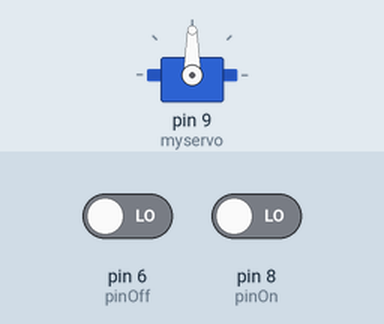
Simulated run of this sketch. Board: Arduino Uno, built with avr-gcc and run on an emulated ATmega328P. On the bench: servo. The inputs (shaded band) are chosen by the test bench; at power-on: pin 8 (pinOn) LOW, pin 6 (pinOff) LOW. What the sketch prints to the serial monitor is not drawn.

Above: at 1.2 s.
1.3 s: pin 8 (pinOn) driven HIGH
At 2.5 s:
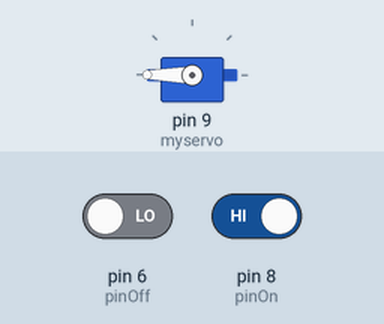
2.8 s: pin 6 (pinOff) driven HIGH
At 4.8 s:
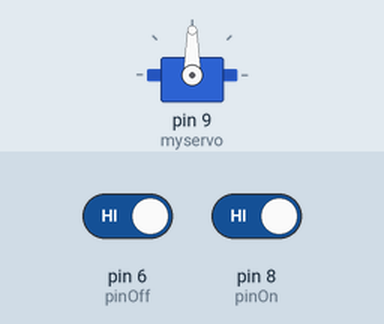
5.8 s: pin 8 (pinOn) driven LOW
At 6.7 s:
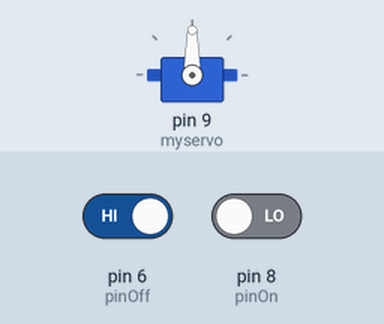
Timing chart, 0 to 8.8 s (numbered marks = the images above; inputs shaded):
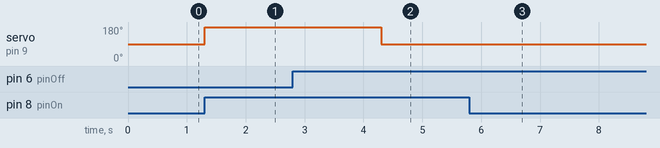

Measured:
- after the input at 1.3 s, servo on pin 9 (myservo): 90° → 180° at once
- after the input at 2.8 s, servo on pin 9 (myservo): 180° → 90° after 1.5 s
- after the input at 5.8 s, servo on pin 9 (myservo): stays 90° (without the input it goes to 180° after 1.5 s)

The sketch:

dallashack_servo.ino
```cpp
#include <Servo.h>

Servo myservo;  // create servo object to control a servo

int pinOff = 6;
int pinOn = 8;
int valveOpen = 180;
int valveClose = 90;

void setup() {
  Serial.begin(9600);
  pinMode(pinOn, INPUT);
  pinMode(pinOff, INPUT);
  myservo.attach(9);  // attaches the servo on pin 9 to the servo object
}

void loop() {
  Serial.println(myservo.read());
  if(digitalRead(pinOn)){
    if(myservo.read() != valveOpen){
      myservo.write(valveOpen);
      delay(3000);
    }
  }

  if(digitalRead(pinOff)){
    if(myservo.read() != valveClose){
      myservo.write(valveClose);
      delay(3000);
    }
  }

//  if(digitalRead(raspPinIn)){
//    if(myservo.read() == valveOpen){
//      myservo.write(valveClose);
//    }
//    else if(digitalRead(pinOn)){
//      myservo.write(valveOn);
//    }
//    delay(1000);
//  }
}
```
